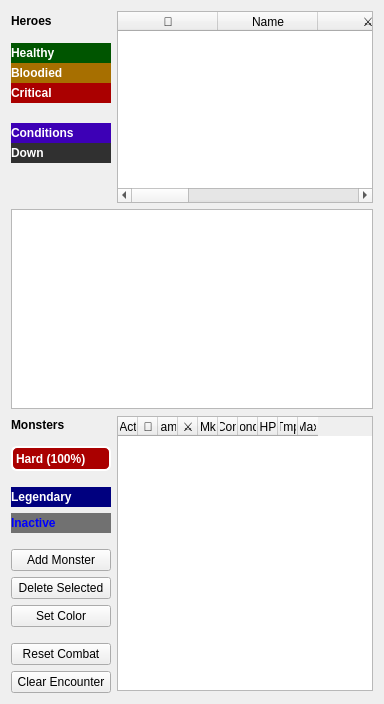
      <widget class="QWidget" name="tab_combat">
       <attribute name="title">
        <string>Combat</string>
       </attribute>
       <layout class="QVBoxLayout" name="verticalLayout_combat">
        <item>
         <layout class="QVBoxLayout" name="verticalLayout_heroesSection">
          <item>
           <layout class="QHBoxLayout" name="horizontalLayout_heroesRow">
            <item>
             <layout class="QVBoxLayout" name="verticalLayout">
              <property name="spacing">
               <number>0</number>
              </property>
              <item alignment="Qt::AlignmentFlag::AlignLeft|Qt::AlignmentFlag::AlignTop">
               <widget class="QLabel" name="label_heroesTitle">
                <property name="sizePolicy">
                 <sizepolicy hsizetype="Fixed" vsizetype="Fixed">
                  <horstretch>0</horstretch>
                  <verstretch>0</verstretch>
                 </sizepolicy>
                </property>
                <property name="minimumSize">
                 <size>
                  <width>100</width>
                  <height>20</height>
                 </size>
                </property>
                <property name="baseSize">
                 <size>
                  <width>120</width>
                  <height>12</height>
                 </size>
                </property>
                <property name="font">
                 <font>
                  <bold>true</bold>
                 </font>
                </property>
                <property name="text">
                 <string>Heroes</string>
                </property>
               </widget>
              </item>
              <item>
               <spacer name="combatHereosVertSpc2">
                <property name="orientation">
                 <enum>Qt::Orientation::Vertical</enum>
                </property>
                <property name="sizeType">
                 <enum>QSizePolicy::Policy::Fixed</enum>
                </property>
                <property name="sizeHint" stdset="0">
                 <size>
                  <width>100</width>
                  <height>10</height>
                 </size>
                </property>
               </spacer>
              </item>
              <item>
               <widget class="QLabel" name="label_legendHealthy">
                <property name="sizePolicy">
                 <sizepolicy hsizetype="Fixed" vsizetype="Fixed">
                  <horstretch>0</horstretch>
                  <verstretch>0</verstretch>
                 </sizepolicy>
                </property>
                <property name="minimumSize">
                 <size>
                  <width>100</width>
                  <height>20</height>
                 </size>
                </property>
                <property name="autoFillBackground">
                 <bool>false</bool>
                </property>
                <property name="styleSheet">
                 <string notr="true">QLabel {
    background-color: rgb(0, 85, 0);
	color: white;
	font-weight: bold;
	
}
</string>
                </property>
                <property name="text">
                 <string>Healthy</string>
                </property>
               </widget>
              </item>
              <item>
               <widget class="QLabel" name="label_legendBloodied">
                <property name="sizePolicy">
                 <sizepolicy hsizetype="Fixed" vsizetype="Fixed">
                  <horstretch>0</horstretch>
                  <verstretch>0</verstretch>
                 </sizepolicy>
                </property>
                <property name="minimumSize">
                 <size>
                  <width>100</width>
                  <height>20</height>
                 </size>
                </property>
                <property name="styleSheet">
                 <string notr="true">QLabel {
    background-color: rgb(167, 111, 0);
	color: white;
	font-weight: bold;
	
}
</string>
                </property>
                <property name="text">
                 <string>Bloodied</string>
                </property>
               </widget>
              </item>
              <item>
               <widget class="QLabel" name="label_legendCritical">
                <property name="sizePolicy">
                 <sizepolicy hsizetype="Fixed" vsizetype="Fixed">
                  <horstretch>0</horstretch>
                  <verstretch>0</verstretch>
                 </sizepolicy>
                </property>
                <property name="minimumSize">
                 <size>
                  <width>100</width>
                  <height>20</height>
                 </size>
                </property>
                <property name="styleSheet">
                 <string notr="true">QLabel {
    background-color: rgb(170, 0, 0);
	color: white;
	font-weight: bold;
	
}
</string>
                </property>
                <property name="text">
                 <string>Critical</string>
                </property>
               </widget>
              </item>
              <item>
               <spacer name="combatHereosVertSpc1">
                <property name="orientation">
                 <enum>Qt::Orientation::Vertical</enum>
                </property>
                <property name="sizeType">
                 <enum>QSizePolicy::Policy::Fixed</enum>
                </property>
                <property name="sizeHint" stdset="0">
                 <size>
                  <width>100</width>
                  <height>20</height>
                 </size>
                </property>
               </spacer>
              </item>
              <item>
               <widget class="QLabel" name="label_legendConditions">
                <property name="sizePolicy">
                 <sizepolicy hsizetype="Fixed" vsizetype="Fixed">
                  <horstretch>0</horstretch>
                  <verstretch>0</verstretch>
                 </sizepolicy>
                </property>
                <property name="minimumSize">
                 <size>
                  <width>100</width>
                  <height>20</height>
                 </size>
                </property>
                <property name="styleSheet">
                 <string notr="true">QLabel {
    background-color: rgb(61, 0, 182);
	color: white;
	font-weight: bold;
	
}
</string>
                </property>
                <property name="text">
                 <string>Conditions</string>
                </property>
               </widget>
              </item>
              <item>
               <widget class="QLabel" name="label_legendDown">
                <property name="sizePolicy">
                 <sizepolicy hsizetype="Fixed" vsizetype="Fixed">
                  <horstretch>0</horstretch>
                  <verstretch>0</verstretch>
                 </sizepolicy>
                </property>
                <property name="minimumSize">
                 <size>
                  <width>100</width>
                  <height>20</height>
                 </size>
                </property>
                <property name="styleSheet">
                 <string notr="true">QLabel {
    background-color: rgb(48, 48, 48);
	color: white;
	font-weight: bold;
	
}
</string>
                </property>
                <property name="text">
                 <string>Down</string>
                </property>
               </widget>
              </item>
              <item>
               <spacer name="verticalSpacer">
                <property name="orientation">
                 <enum>Qt::Orientation::Vertical</enum>
                </property>
                <property name="sizeType">
                 <enum>QSizePolicy::Policy::Preferred</enum>
                </property>
                <property name="sizeHint" stdset="0">
                 <size>
                  <width>20</width>
                  <height>40</height>
                 </size>
                </property>
               </spacer>
              </item>
             </layout>
            </item>
            <item>
             <widget class="QTableWidget" name="heroes_table_combat">
              <property name="sizePolicy">
               <sizepolicy hsizetype="Expanding" vsizetype="Fixed">
                <horstretch>0</horstretch>
                <verstretch>0</verstretch>
               </sizepolicy>
              </property>
              <property name="minimumSize">
               <size>
                <width>0</width>
                <height>170</height>
               </size>
              </property>
              <property name="rowCount">
               <number>0</number>
              </property>
              <property name="columnCount">
               <number>8</number>
              </property>
              <attribute name="horizontalHeaderVisible">
               <bool>true</bool>
              </attribute>
              <attribute name="verticalHeaderVisible">
               <bool>false</bool>
              </attribute>
              <column>
               <property name="text">
                <string>💚</string>
               </property>
              </column>
              <column>
               <property name="text">
                <string>Name</string>
               </property>
              </column>
              <column>
               <property name="text">
                <string>⚔</string>
               </property>
              </column>
              <column>
               <property name="text">
                <string>Con</string>
               </property>
              </column>
              <column>
               <property name="text">
                <string>Conds</string>
               </property>
              </column>
              <column>
               <property name="text">
                <string>HP</string>
               </property>
              </column>
              <column>
               <property name="text">
                <string>Tmp</string>
               </property>
              </column>
              <column>
               <property name="text">
                <string>Max</string>
               </property>
              </column>
             </widget>
            </item>
           </layout>
          </item>
         </layout>
        </item>
        <item>
         <layout class="QHBoxLayout" name="horizontalLayout">
          <item>
           <widget class="QTextEdit" name="combatStatBlockPreview">
            <property name="sizePolicy">
             <sizepolicy hsizetype="Expanding" vsizetype="Expanding">
              <horstretch>0</horstretch>
              <verstretch>0</verstretch>
             </sizepolicy>
            </property>
            <property name="minimumSize">
             <size>
              <width>0</width>
              <height>200</height>
             </size>
            </property>
           </widget>
          </item>
         </layout>
        </item>
        <item>
         <layout class="QHBoxLayout" name="horizontalLayout_monstersRow">
          <item>
           <layout class="QVBoxLayout" name="verticalLayout_monstersControls">
            <item>
             <widget class="QLabel" name="label_monstersTitle">
              <property name="sizePolicy">
               <sizepolicy hsizetype="Fixed" vsizetype="Fixed">
                <horstretch>0</horstretch>
                <verstretch>0</verstretch>
               </sizepolicy>
              </property>
              <property name="minimumSize">
               <size>
                <width>100</width>
                <height>20</height>
               </size>
              </property>
              <property name="font">
               <font>
                <bold>true</bold>
               </font>
              </property>
              <property name="text">
               <string>Monsters</string>
              </property>
             </widget>
            </item>
            <item>
             <spacer name="combatMonsterVertSpc1">
              <property name="orientation">
               <enum>Qt::Orientation::Vertical</enum>
              </property>
              <property name="sizeType">
               <enum>QSizePolicy::Policy::Fixed</enum>
              </property>
              <property name="sizeHint" stdset="0">
               <size>
                <width>100</width>
                <height>5</height>
               </size>
              </property>
             </spacer>
            </item>
            <item>
             <widget class="QLabel" name="label_encounter_diff">
              <property name="sizePolicy">
               <sizepolicy hsizetype="Fixed" vsizetype="Fixed">
                <horstretch>0</horstretch>
                <verstretch>0</verstretch>
               </sizepolicy>
              </property>
              <property name="minimumSize">
               <size>
                <width>100</width>
                <height>25</height>
               </size>
              </property>
              <property name="styleSheet">
               <string notr="true">QLabel {
	
	background-color: rgb(170, 0, 0);
	color: white;
	font-weight: bold;
	border: 2px solid white;
    border-radius: 6px;

}
</string>
              </property>
              <property name="text">
               <string>Hard (100%)</string>
              </property>
             </widget>
            </item>
            <item>
             <spacer name="combatMonsterVertSpc4">
              <property name="orientation">
               <enum>Qt::Orientation::Vertical</enum>
              </property>
              <property name="sizeType">
               <enum>QSizePolicy::Policy::Fixed</enum>
              </property>
              <property name="sizeHint" stdset="0">
               <size>
                <width>100</width>
                <height>10</height>
               </size>
              </property>
             </spacer>
            </item>
            <item>
             <widget class="QLabel" name="label_legendary">
              <property name="sizePolicy">
               <sizepolicy hsizetype="Fixed" vsizetype="Fixed">
                <horstretch>0</horstretch>
                <verstretch>0</verstretch>
               </sizepolicy>
              </property>
              <property name="minimumSize">
               <size>
                <width>100</width>
                <height>20</height>
               </size>
              </property>
              <property name="styleSheet">
               <string notr="true">QLabel {
    background-color: rgb(0, 0, 127);
	color: white;
	font-weight: bold;
}
</string>
              </property>
              <property name="text">
               <string>Legendary</string>
              </property>
             </widget>
            </item>
            <item>
             <widget class="QLabel" name="label_inactive">
              <property name="sizePolicy">
               <sizepolicy hsizetype="Fixed" vsizetype="Fixed">
                <horstretch>0</horstretch>
                <verstretch>0</verstretch>
               </sizepolicy>
              </property>
              <property name="minimumSize">
               <size>
                <width>100</width>
                <height>20</height>
               </size>
              </property>
              <property name="styleSheet">
               <string notr="true">QLabel {
    background-color: rgb(113, 113, 113);
	color: blue;
	font-weight: bold;
}
</string>
              </property>
              <property name="text">
               <string>Inactive</string>
              </property>
             </widget>
            </item>
            <item>
             <spacer name="combatMonsterVertSpc2">
              <property name="orientation">
               <enum>Qt::Orientation::Vertical</enum>
              </property>
              <property name="sizeType">
               <enum>QSizePolicy::Policy::Fixed</enum>
              </property>
              <property name="sizeHint" stdset="0">
               <size>
                <width>100</width>
                <height>10</height>
               </size>
              </property>
             </spacer>
            </item>
            <item>
             <widget class="QPushButton" name="btn_add_monster">
              <property name="text">
               <string>Add Monster</string>
              </property>
             </widget>
            </item>
            <item>
             <widget class="QPushButton" name="btn_del_monster">
              <property name="text">
               <string>Delete Selected</string>
              </property>
             </widget>
            </item>
            <item>
             <widget class="QPushButton" name="btn_set_color">
              <property name="text">
               <string>Set Color</string>
              </property>
             </widget>
            </item>
            <item>
             <spacer name="combatMonsterVertSpc3">
              <property name="orientation">
               <enum>Qt::Orientation::Vertical</enum>
              </property>
              <property name="sizeType">
               <enum>QSizePolicy::Policy::Expanding</enum>
              </property>
              <property name="sizeHint" stdset="0">
               <size>
                <width>20</width>
                <height>10</height>
               </size>
              </property>
             </spacer>
            </item>
            <item>
             <widget class="QPushButton" name="btn_reset_combat">
              <property name="text">
               <string>Reset Combat</string>
              </property>
             </widget>
            </item>
            <item>
             <widget class="QPushButton" name="btn_clear_encounter">
              <property name="text">
               <string>Clear Encounter</string>
              </property>
             </widget>
            </item>
           </layout>
          </item>
          <item>
           <widget class="QTableWidget" name="monsters_table_combat">
            <property name="sizePolicy">
             <sizepolicy hsizetype="Expanding" vsizetype="Fixed">
              <horstretch>0</horstretch>
              <verstretch>0</verstretch>
             </sizepolicy>
            </property>
            <property name="minimumSize">
             <size>
              <width>0</width>
              <height>275</height>
             </size>
            </property>
            <property name="rowCount">
             <number>0</number>
            </property>
            <property name="columnCount">
             <number>10</number>
            </property>
            <attribute name="horizontalHeaderVisible">
             <bool>true</bool>
            </attribute>
            <attribute name="horizontalHeaderMinimumSectionSize">
             <number>1</number>
            </attribute>
            <attribute name="horizontalHeaderDefaultSectionSize">
             <number>5</number>
            </attribute>
            <attribute name="horizontalHeaderStretchLastSection">
             <bool>false</bool>
            </attribute>
            <attribute name="verticalHeaderVisible">
             <bool>false</bool>
            </attribute>
            <column>
             <property name="text">
              <string>Act</string>
             </property>
            </column>
            <column>
             <property name="text">
              <string>💚</string>
             </property>
            </column>
            <column>
             <property name="text">
              <string>Name</string>
             </property>
            </column>
            <column>
             <property name="text">
              <string>⚔</string>
             </property>
            </column>
            <column>
             <property name="text">
              <string>Mk</string>
             </property>
            </column>
            <column>
             <property name="text">
              <string>Con</string>
             </property>
            </column>
            <column>
             <property name="text">
              <string>Conds</string>
             </property>
            </column>
            <column>
             <property name="text">
              <string>HP</string>
             </property>
            </column>
            <column>
             <property name="text">
              <string>Tmp</string>
             </property>
            </column>
            <column>
             <property name="text">
              <string>Max</string>
             </property>
            </column>
           </widget>
          </item>
         </layout>
        </item>
       </layout>
      </widget>
